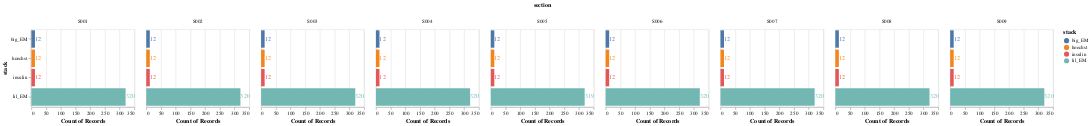

Notebook cell for this chart:
### Markdown cell above
### Image tile count

### Code cell
# Make tile count DataFrame for plotting / display purposes
df_tilecount = df_tiles.loc[:, ['section', 'stack', 'z']]
bars = alt.Chart(df_tilecount).mark_bar().encode(
    x='count()',
    y='stack:N',
    color='stack:N',
)

text = bars.mark_text(
    align='left',
    baseline='middle'
).encode(
    text='count()'
)

alt.layer(bars, text, data=df_tilecount).properties(
    width=200,
    height=150,
).facet(
    column='section:N'
)

### Figure 1 — Vega-Lite specification as saved in the notebook (floating-point values rounded to 4 significant figures; data arrays with more than 128 entries replaced by an {"elided": "..."} marker saying what was removed)
{"$schema": "https://vega.github.io/schema/vega-lite/v3.4.0.json", "config": {"mark": {"tooltip": null}, "view": {"height": 300, "width": 400}}, "data": {"name": "data-b8cc7e8cb83945ff2dc175ed00a45965"}, "datasets": {"data-b8cc7e8cb83945ff2dc175ed00a45965": {"elided": "3203 records"}}, "facet": {"column": {"field": "section", "type": "nominal"}}, "spec": {"height": 150, "layer": [{"encoding": {"color": {"field": "stack", "type": "nominal"}, "x": {"aggregate": "count", "type": "quantitative"}, "y": {"field": "stack", "type": "nominal"}}, "mark": "bar"}, {"encoding": {"color": {"field": "stack", "type": "nominal"}, "text": {"aggregate": "count", "type": "quantitative"}, "x": {"aggregate": "count", "type": "quantitative"}, "y": {"field": "stack", "type": "nominal"}}, "mark": {"align": "left", "baseline": "middle", "type": "text"}}], "width": 200}}
